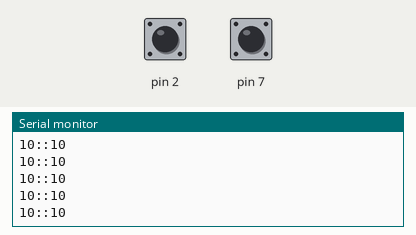
Simulated run of this sketch. Board: Arduino Uno, built with avr-gcc and run on an emulated ATmega328P. On the bench: the last lines printed to the serial monitor. The inputs (shaded band) are chosen by the test bench; at power-on: pin 2 HIGH, pin 7 HIGH.

Above: at 1.2 s.
1.3 s: pin 2 pulled LOW for 0.15 s
2.9 s: pin 7 pulled LOW for 0.15 s
4.5 s: pin 2 driven LOW
At 5.6 s:
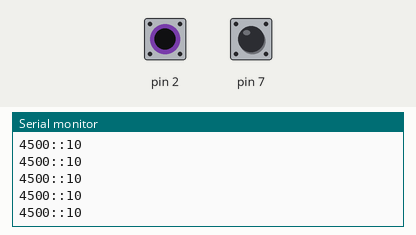
7.5 s: pin 7 pulled LOW for 1 s
10.0 s: pin 7 driven LOW
13.0 s: pin 2 driven HIGH
At 13.6 s:
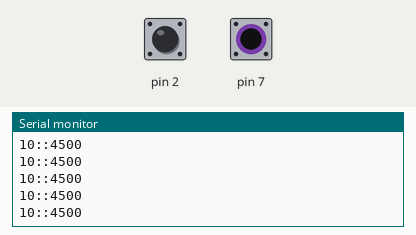

The sketch:

sketch.ino
```cpp
#include <CapacitiveSensor.h>

// pin 4 sends electrical energy
// pin 2 senses senses a change
CapacitiveSensor bananaSensor = CapacitiveSensor(4, 2);
CapacitiveSensor carrotSensor = CapacitiveSensor(8, 7);


void setup() {
  Serial.begin(9600);
}

void loop() {
  long bananaValue = bananaSensor.capacitiveSensor(30);
  long carrotValue = carrotSensor.capacitiveSensor(30);

  Serial.print(bananaValue);
  Serial.print("::");
  Serial.println(carrotValue);

  delay(10);
}
```

Measured:
- after the input at 4.5 s, the serial monitor: prints a new line at once (image 1)
- after the input at 13.0 s, the serial monitor: prints a new line at once (image 2)
